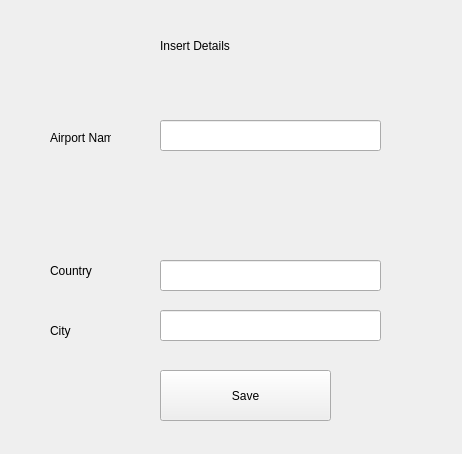
<?xml version="1.0" encoding="UTF-8"?>

<ui version="4.0">

<class>Form</class>

<widget class="QWidget" name="Form">

  <property name="geometry">

   <rect>

    <x>0</x>

    <y>0</y>

    <width>462</width>

    <height>454</height>

   </rect>

  </property>

  <property name="windowTitle">

   <string>Form</string>

  </property>

  <widget class="QLabel" name="label">

   <property name="geometry">

    <rect>

     <x>160</x>

     <y>30</y>

     <width>151</width>

     <height>31</height>

    </rect>

   </property>

   <property name="styleSheet">

    <string notr="true">font: 18pt &quot;MS Shell Dlg 2&quot;;</string>

   </property>

   <property name="text">

    <string>Insert Details</string>

   </property>

  </widget>

  <widget class="QLabel" name="label_2">

   <property name="geometry">

    <rect>

     <x>50</x>

     <y>130</y>

     <width>61</width>

     <height>16</height>

    </rect>

   </property>

   <property name="styleSheet">

    <string notr="true">font: 12pt &quot;MS Shell Dlg 2&quot;;</string>

   </property>

   <property name="text">

    <string>Airport Name</string>

   </property>

  </widget>

  <widget class="QLabel" name="label_4">

   <property name="geometry">

    <rect>

     <x>50</x>

     <y>260</y>

     <width>91</width>

     <height>21</height>

    </rect>

   </property>

   <property name="styleSheet">

    <string notr="true">font: 12pt &quot;MS Shell Dlg 2&quot;;</string>

   </property>

   <property name="text">

    <string>Country</string>

   </property>

  </widget>

  <widget class="QLabel" name="label_5">

   <property name="geometry">

    <rect>

     <x>50</x>

     <y>320</y>

     <width>81</width>

     <height>21</height>

    </rect>

   </property>

   <property name="styleSheet">

    <string notr="true">font: 12pt &quot;MS Shell Dlg 2&quot;;</string>

   </property>

   <property name="text">

    <string>City</string>

   </property>

  </widget>

  <widget class="QLineEdit" name="tb1">

   <property name="geometry">

    <rect>

     <x>160</x>

     <y>120</y>

     <width>221</width>

     <height>31</height>

    </rect>

   </property>

   <property name="styleSheet">

    <string notr="true">font: 12pt &quot;MS Shell Dlg 2&quot;;</string>

   </property>

  </widget>

  <widget class="QLineEdit" name="tb2">

   <property name="geometry">

    <rect>

     <x>160</x>

     <y>260</y>

     <width>221</width>

     <height>31</height>

    </rect>

   </property>

   <property name="styleSheet">

    <string notr="true">font: 12pt &quot;MS Shell Dlg 2&quot;;</string>

   </property>

  </widget>

  <widget class="QLineEdit" name="tb3">

   <property name="geometry">

    <rect>

     <x>160</x>

     <y>310</y>

     <width>221</width>

     <height>31</height>

    </rect>

   </property>

   <property name="styleSheet">

    <string notr="true">font: 12pt &quot;MS Shell Dlg 2&quot;;</string>

   </property>

  </widget>

  <widget class="QPushButton" name="b1">

   <property name="geometry">

    <rect>

     <x>160</x>

     <y>370</y>

     <width>171</width>

     <height>51</height>

    </rect>

   </property>

   <property name="styleSheet">

    <string notr="true">font: 12pt &quot;MS Shell Dlg 2&quot;;</string>

   </property>

   <property name="text">

    <string>Save</string>

   </property>

  </widget>

  <widget class="QLabel" name="l1">

   <property name="geometry">

    <rect>

     <x>50</x>

     <y>80</y>

     <width>381</width>

     <height>16</height>

    </rect>

   </property>

   <property name="styleSheet">

    <string notr="true">font: 12pt &quot;MS Shell Dlg 2&quot;;</string>

   </property>

   <property name="text">

    <string/>

   </property>

  </widget>

</widget>

<resources/>

<connections/>

</ui>
